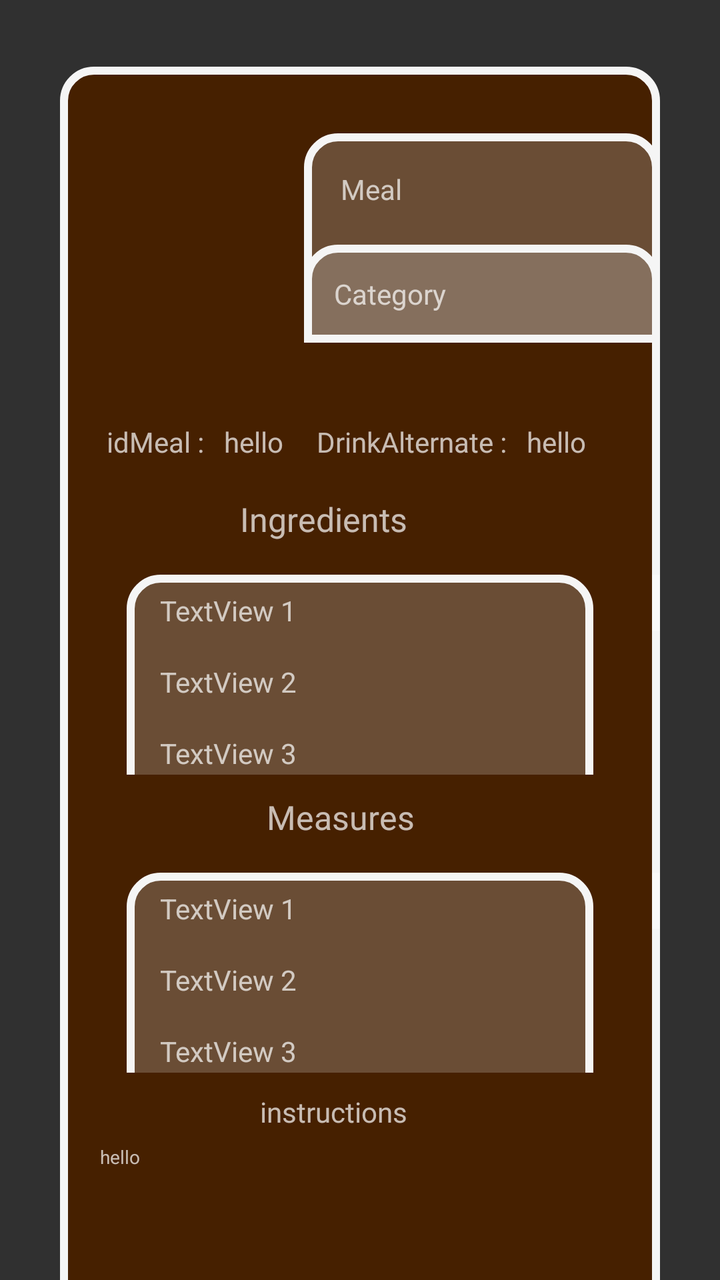
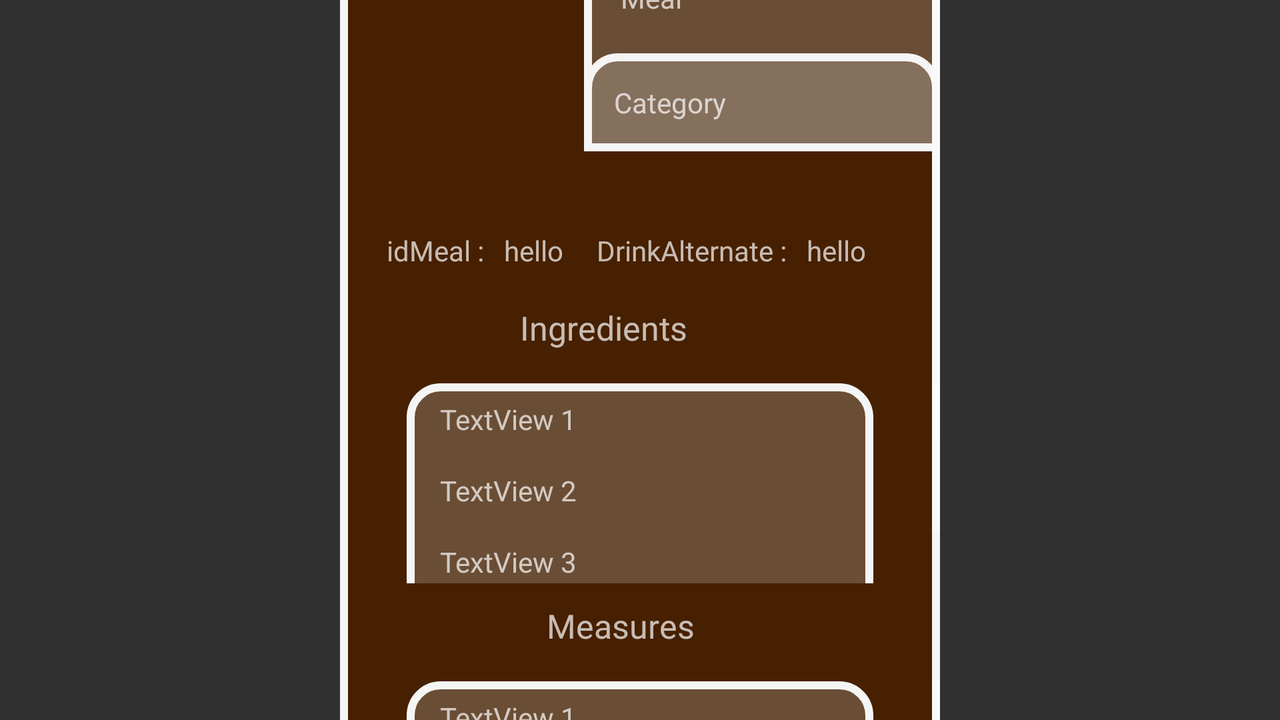

One screen, two layout resources from the same app: the default and the repository's alternative for another configuration. Each is rendered where Android would select it; the XML of both is given below.
<!-- AndroidManifest.xml: application theme Theme.AppCompat.NoActionBar -->
<!-- res/layout/mealfullviewitem.xml -->
<?xml version="1.0" encoding="utf-8"?>
<LinearLayout xmlns:android="http://schemas.android.com/apk/res/android"
    xmlns:tools="http://schemas.android.com/tools"
    android:layout_width="match_parent"
    android:layout_height="match_parent"

    android:orientation="vertical">

    <LinearLayout
        android:layout_width="900px"
        android:layout_marginTop="100px"
        android:layout_height="632dp"
        android:layout_gravity="center"
        android:background="@drawable/buttonbackground"
        android:orientation="vertical"
        tools:ignore="UselessParent">


        <ImageView
            android:id="@+id/closeBtn"
            android:clickable="true"
            android:layout_width="100px"
            android:layout_height="100px"
            android:layout_gravity="end"
            android:src="@drawable/closebtn"></ImageView>

        <LinearLayout
            android:layout_width="900px"
            android:layout_height="wrap_content"
            android:orientation="horizontal">

            <ImageView
                android:id="@+id/idz1"
                android:layout_width="300px"
                android:layout_height="300px"
                android:layout_marginLeft="26px"
                android:layout_marginRight="40px"
                android:src="@drawable/gtrg_background"></ImageView>

            <LinearLayout
                android:layout_width="match_parent"
                android:layout_height="wrap_content"
                android:background="@drawable/lokuback"
                android:orientation="vertical">

                <TextView
                    android:id="@+id/idz2"
                    android:layout_width="match_parent"
                    android:layout_height="wrap_content"
                    android:padding="55px"
                    android:text="Meal" />

                <TextView

                    android:id="@+id/idz3"
                    android:layout_width="match_parent"
                    android:layout_height="wrap_content"
                    android:background="@drawable/lokuback"
                    android:padding="45px"
                    android:text="Category" />

            </LinearLayout>
        </LinearLayout>


        <LinearLayout
            android:layout_width="match_parent"
            android:layout_height="47dp"
            android:layout_marginLeft="10px"
            android:layout_marginTop="60px"
            android:orientation="horizontal">

            <LinearLayout
                android:layout_width="wrap_content"
                android:layout_height="20dp"
                android:layout_marginLeft="60px"
                android:layout_marginTop="60px"
                android:orientation="horizontal"

                >

                <TextView
                    android:layout_width="wrap_content"
                    android:layout_height="wrap_content"
                    android:fontFamily="@font/nf_fan"
                    android:text="idMeal :">

                </TextView>

                <TextView
                    android:id="@+id/mealid"
                    android:layout_width="wrap_content"
                    android:layout_height="wrap_content"
                    android:paddingLeft="30px"
                    android:text="hello">

                </TextView>

            </LinearLayout>

            <LinearLayout
                android:layout_width="wrap_content"
                android:layout_height="20dp"
                android:layout_marginLeft="50px"
                android:layout_marginTop="60px"
                android:orientation="horizontal"

                >

                <TextView
                    android:layout_width="wrap_content"
                    android:layout_height="wrap_content"
                    android:fontFamily="@font/nf_fan"
                    android:text="DrinkAlternate :">

                </TextView>

                <TextView
                    android:id="@+id/alternate"
                    android:layout_width="wrap_content"
                    android:layout_height="wrap_content"
                    android:paddingLeft="30px"
                    android:text="hello">

                </TextView>

            </LinearLayout>

        </LinearLayout>



        <TextView
            android:layout_width="match_parent"
            android:layout_height="wrap_content"
            android:layout_marginTop="10dp"
            android:fontFamily="@font/nf_fan"
            android:paddingLeft="270px"
            android:text="Ingredients"
            android:textSize="50px">

        </TextView>


        <ScrollView
            android:layout_width="match_parent"
            android:layout_height="100dp"

            android:layout_marginTop="50px">


            <LinearLayout
                android:layout_width="700px"
                android:layout_height="609dp"
                android:layout_gravity="center_horizontal"
                android:background="@drawable/lokuback"
                android:orientation="vertical">

                <TextView
                    android:id="@+id/I1"
                    android:layout_width="match_parent"
                    android:layout_height="wrap_content"
                    android:paddingLeft="50px"
                    android:paddingTop="25px"
                    android:paddingBottom="25px"
                    android:text="TextView 1" />

                <TextView
                    android:id="@+id/I2"
                    android:layout_width="match_parent"
                    android:layout_height="wrap_content"
                    android:paddingLeft="50px"
                    android:paddingTop="25px"
                    android:paddingBottom="25px"
                    android:text="TextView 2" />

                <TextView
                    android:id="@+id/I3"
                    android:layout_width="match_parent"
                    android:layout_height="wrap_content"
                    android:paddingLeft="50px"
                    android:paddingTop="25px"
                    android:paddingBottom="25px"
                    android:text="TextView 3" />

                <TextView
                    android:id="@+id/I4"
                    android:layout_width="match_parent"
                    android:layout_height="wrap_content"
                    android:paddingLeft="50px"
                    android:paddingTop="25px"
                    android:paddingBottom="25px"
                    android:text="TextView 4" />

                <TextView
                    android:id="@+id/I5"
                    android:layout_width="match_parent"
                    android:layout_height="wrap_content"
                    android:paddingLeft="50px"
                    android:paddingTop="25px"
                    android:paddingBottom="25px"
                    android:text="TextView 5" />

                <TextView
                    android:id="@+id/I6"
                    android:layout_width="match_parent"
                    android:layout_height="wrap_content"
                    android:paddingLeft="50px"
                    android:paddingTop="25px"
                    android:paddingBottom="25px"
                    android:text="TextView 6" />

                <TextView
                    android:id="@+id/I7"
                    android:layout_width="match_parent"
                    android:layout_height="wrap_content"
                    android:paddingLeft="50px"
                    android:paddingTop="25px"
                    android:paddingBottom="25px"
                    android:text="TextView 7" />

                <TextView
                    android:id="@+id/I8"
                    android:layout_width="match_parent"
                    android:layout_height="wrap_content"
                    android:paddingLeft="50px"
                    android:paddingTop="25px"
                    android:paddingBottom="25px"
                    android:text="TextView 8" />

                <TextView
                    android:id="@+id/I9"
                    android:layout_width="match_parent"
                    android:layout_height="wrap_content"
                    android:paddingLeft="50px"
                    android:paddingTop="25px"
                    android:paddingBottom="25px"
                    android:text="TextView 9" />

                <TextView
                    android:id="@+id/I10"
                    android:layout_width="match_parent"
                    android:layout_height="wrap_content"
                    android:paddingLeft="50px"
                    android:paddingTop="25px"
                    android:paddingBottom="25px"
                    android:text="TextView 10" />



            </LinearLayout>


        </ScrollView>

        <TextView
            android:layout_width="match_parent"
            android:layout_height="wrap_content"
            android:layout_marginTop="10dp"
            android:fontFamily="@font/nf_fan"
            android:paddingLeft="310px"
            android:text="Measures"
            android:textSize="50px">

        </TextView>


        <ScrollView
            android:layout_width="match_parent"
            android:layout_height="100dp"

            android:layout_marginTop="50px">


            <LinearLayout
                android:layout_width="700px"
                android:layout_height="609dp"
                android:layout_gravity="center_horizontal"

                android:background="@drawable/lokuback"
                android:orientation="vertical">

                <TextView
                    android:id="@+id/M1"
                    android:layout_width="match_parent"
                    android:layout_height="wrap_content"
                    android:paddingLeft="50px"
                    android:paddingTop="25px"
                    android:paddingBottom="25px"
                    android:text="TextView 1" />

                <TextView
                    android:id="@+id/M2"
                    android:layout_width="match_parent"
                    android:layout_height="wrap_content"
                    android:paddingLeft="50px"
                    android:paddingTop="25px"
                    android:paddingBottom="25px"
                    android:text="TextView 2" />

                <TextView
                    android:id="@+id/M3"
                    android:layout_width="match_parent"
                    android:layout_height="wrap_content"
                    android:paddingLeft="50px"
                    android:paddingTop="25px"
                    android:paddingBottom="25px"
                    android:text="TextView 3" />

                <TextView
                    android:id="@+id/M4"
                    android:layout_width="match_parent"
                    android:layout_height="wrap_content"
                    android:paddingLeft="50px"
                    android:paddingTop="25px"
                    android:paddingBottom="25px"
                    android:text="TextView 4" />

                <TextView
                    android:id="@+id/M5"
                    android:layout_width="match_parent"
                    android:layout_height="wrap_content"
                    android:paddingLeft="50px"
                    android:paddingTop="25px"
                    android:paddingBottom="25px"
                    android:text="TextView 5" />

                <TextView
                    android:id="@+id/M6"
                    android:layout_width="match_parent"
                    android:layout_height="wrap_content"
                    android:paddingLeft="50px"
                    android:paddingTop="25px"
                    android:paddingBottom="25px"
                    android:text="TextView 6" />

                <TextView
                    android:id="@+id/M7"
                    android:layout_width="match_parent"
                    android:layout_height="wrap_content"
                    android:paddingLeft="50px"
                    android:paddingTop="25px"
                    android:paddingBottom="25px"
                    android:text="TextView 7" />

                <TextView
                    android:id="@+id/M8"
                    android:layout_width="match_parent"
                    android:layout_height="wrap_content"
                    android:paddingLeft="50px"
                    android:paddingTop="25px"
                    android:paddingBottom="25px"
                    android:text="TextView 8" />

                <TextView
                    android:id="@+id/M9"
                    android:layout_width="match_parent"
                    android:layout_height="wrap_content"
                    android:paddingLeft="50px"
                    android:paddingTop="25px"
                    android:paddingBottom="25px"
                    android:text="TextView 9" />

                <TextView
                    android:id="@+id/M10"
                    android:layout_width="match_parent"
                    android:layout_height="wrap_content"
                    android:paddingLeft="50px"
                    android:paddingTop="25px"
                    android:paddingBottom="25px"
                    android:text="TextView 10" />


            </LinearLayout>


        </ScrollView>


        <TextView
            android:layout_marginLeft="300px"
            android:layout_marginTop="30px"
            android:layout_width="wrap_content"
            android:layout_height="wrap_content"
            android:fontFamily="@font/nf_fan"
            android:text="instructions">

        </TextView>

        <ScrollView
            android:layout_width="wrap_content"
            android:layout_height="wrap_content">

            <TextView
                android:id="@+id/instruction"
                android:layout_width="310dp"
                android:layout_height="68dp"
                android:layout_marginTop="20px"
                android:paddingLeft="60px"
                android:text="hello"
                android:textSize="28px">

            </TextView>
        </ScrollView>






    </LinearLayout>


</LinearLayout>
<!-- resources referenced by this layout -->
<resources>
  <!-- drawable buttonbackground (drawable) -->
  <?xml version="1.0" encoding="utf-8"?>
  <shape xmlns:android="http://schemas.android.com/apk/res/android">
  
      <solid android:color="#462000"/>
      <stroke android:width="4dp" android:color="#f5f5f5" />
      <corners android:radius="15dp"/>
      <padding android:left="0dp" android:top="0dp" android:right="0dp" android:bottom="0dp" />
  </shape>
  <!-- drawable lokuback (drawable) -->
  <?xml version="1.0" encoding="utf-8"?>
  <shape xmlns:android="http://schemas.android.com/apk/res/android">
  
      <solid android:color="#3EDADADA"/>
      <stroke android:width="4dp" android:color="#f5f5f5"  />
      <corners android:radius="15dp"
          android:bottomLeftRadius="0dp"
          android:bottomRightRadius="0dp"
          />
      <padding android:left="0dp" android:top="0dp" android:right="0dp" android:bottom="0dp" />
  </shape>
</resources>
<!-- res/layout-land/mealfullviewitem.xml (the repository's variant of the layout above) -->
<!-- drawn on the phone turned sideways -->
<?xml version="1.0" encoding="utf-8"?>
<LinearLayout xmlns:android="http://schemas.android.com/apk/res/android"
    xmlns:tools="http://schemas.android.com/tools"
    android:layout_width="match_parent"
    android:layout_height="match_parent"
    android:orientation="vertical">

    <ScrollView
        android:layout_width="900px"
        android:layout_height="match_parent"
        android:layout_gravity="center">
        <LinearLayout
            android:layout_width="900px"
            android:layout_marginTop="100px"
            android:layout_height="632dp"
            android:layout_gravity="center"
            android:background="@drawable/buttonbackground"
            android:orientation="vertical"
            tools:ignore="UselessParent">


            <ImageView
                android:id="@+id/closeBtn"
                android:clickable="true"
                android:layout_width="100px"
                android:layout_height="100px"
                android:layout_gravity="end"
                android:src="@drawable/closebtn"></ImageView>

            <LinearLayout
                android:layout_width="900px"
                android:layout_height="wrap_content"
                android:orientation="horizontal">

                <ImageView
                    android:id="@+id/idz1"
                    android:layout_width="300px"
                    android:layout_height="300px"
                    android:layout_marginLeft="26px"
                    android:layout_marginRight="40px"
                    android:src="@drawable/gtrg_background"></ImageView>

                <LinearLayout
                    android:layout_width="match_parent"
                    android:layout_height="wrap_content"
                    android:background="@drawable/lokuback"
                    android:orientation="vertical">

                    <TextView
                        android:id="@+id/idz2"
                        android:layout_width="match_parent"
                        android:layout_height="wrap_content"
                        android:padding="55px"
                        android:text="Meal" />

                    <TextView

                        android:id="@+id/idz3"
                        android:layout_width="match_parent"
                        android:layout_height="wrap_content"
                        android:background="@drawable/lokuback"
                        android:padding="45px"
                        android:text="Category" />

                </LinearLayout>
            </LinearLayout>


            <LinearLayout
                android:layout_width="match_parent"
                android:layout_height="47dp"
                android:layout_marginLeft="10px"
                android:layout_marginTop="60px"
                android:orientation="horizontal">

                <LinearLayout
                    android:layout_width="wrap_content"
                    android:layout_height="20dp"
                    android:layout_marginLeft="60px"
                    android:layout_marginTop="60px"
                    android:orientation="horizontal"

                    >

                    <TextView
                        android:layout_width="wrap_content"
                        android:layout_height="wrap_content"
                        android:fontFamily="@font/nf_fan"
                        android:text="idMeal :">

                    </TextView>

                    <TextView
                        android:id="@+id/mealid"
                        android:layout_width="wrap_content"
                        android:layout_height="wrap_content"
                        android:paddingLeft="30px"
                        android:text="hello">

                    </TextView>

                </LinearLayout>

                <LinearLayout
                    android:layout_width="wrap_content"
                    android:layout_height="20dp"
                    android:layout_marginLeft="50px"
                    android:layout_marginTop="60px"
                    android:orientation="horizontal"

                    >

                    <TextView
                        android:layout_width="wrap_content"
                        android:layout_height="wrap_content"
                        android:fontFamily="@font/nf_fan"
                        android:text="DrinkAlternate :">

                    </TextView>

                    <TextView
                        android:id="@+id/alternate"
                        android:layout_width="wrap_content"
                        android:layout_height="wrap_content"
                        android:paddingLeft="30px"
                        android:text="hello">

                    </TextView>

                </LinearLayout>

            </LinearLayout>



            <TextView
                android:layout_width="match_parent"
                android:layout_height="wrap_content"
                android:layout_marginTop="10dp"
                android:fontFamily="@font/nf_fan"
                android:paddingLeft="270px"
                android:text="Ingredients"
                android:textSize="50px">

            </TextView>


            <ScrollView
                android:layout_width="match_parent"
                android:layout_height="100dp"

                android:layout_marginTop="50px">


                <LinearLayout
                    android:layout_width="700px"
                    android:layout_height="609dp"
                    android:layout_gravity="center_horizontal"
                    android:background="@drawable/lokuback"
                    android:orientation="vertical">

                    <TextView
                        android:id="@+id/I1"
                        android:layout_width="match_parent"
                        android:layout_height="wrap_content"
                        android:paddingLeft="50px"
                        android:paddingTop="25px"
                        android:paddingBottom="25px"
                        android:text="TextView 1" />

                    <TextView
                        android:id="@+id/I2"
                        android:layout_width="match_parent"
                        android:layout_height="wrap_content"
                        android:paddingLeft="50px"
                        android:paddingTop="25px"
                        android:paddingBottom="25px"
                        android:text="TextView 2" />

                    <TextView
                        android:id="@+id/I3"
                        android:layout_width="match_parent"
                        android:layout_height="wrap_content"
                        android:paddingLeft="50px"
                        android:paddingTop="25px"
                        android:paddingBottom="25px"
                        android:text="TextView 3" />

                    <TextView
                        android:id="@+id/I4"
                        android:layout_width="match_parent"
                        android:layout_height="wrap_content"
                        android:paddingLeft="50px"
                        android:paddingTop="25px"
                        android:paddingBottom="25px"
                        android:text="TextView 4" />

                    <TextView
                        android:id="@+id/I5"
                        android:layout_width="match_parent"
                        android:layout_height="wrap_content"
                        android:paddingLeft="50px"
                        android:paddingTop="25px"
                        android:paddingBottom="25px"
                        android:text="TextView 5" />

                    <TextView
                        android:id="@+id/I6"
                        android:layout_width="match_parent"
                        android:layout_height="wrap_content"
                        android:paddingLeft="50px"
                        android:paddingTop="25px"
                        android:paddingBottom="25px"
                        android:text="TextView 6" />

                    <TextView
                        android:id="@+id/I7"
                        android:layout_width="match_parent"
                        android:layout_height="wrap_content"
                        android:paddingLeft="50px"
                        android:paddingTop="25px"
                        android:paddingBottom="25px"
                        android:text="TextView 7" />

                    <TextView
                        android:id="@+id/I8"
                        android:layout_width="match_parent"
                        android:layout_height="wrap_content"
                        android:paddingLeft="50px"
                        android:paddingTop="25px"
                        android:paddingBottom="25px"
                        android:text="TextView 8" />

                    <TextView
                        android:id="@+id/I9"
                        android:layout_width="match_parent"
                        android:layout_height="wrap_content"
                        android:paddingLeft="50px"
                        android:paddingTop="25px"
                        android:paddingBottom="25px"
                        android:text="TextView 9" />

                    <TextView
                        android:id="@+id/I10"
                        android:layout_width="match_parent"
                        android:layout_height="wrap_content"
                        android:paddingLeft="50px"
                        android:paddingTop="25px"
                        android:paddingBottom="25px"
                        android:text="TextView 10" />



                </LinearLayout>


            </ScrollView>

            <TextView
                android:layout_width="match_parent"
                android:layout_height="wrap_content"
                android:layout_marginTop="10dp"
                android:fontFamily="@font/nf_fan"
                android:paddingLeft="310px"
                android:text="Measures"
                android:textSize="50px">

            </TextView>


            <ScrollView
                android:layout_width="match_parent"
                android:layout_height="100dp"

                android:layout_marginTop="50px">


                <LinearLayout
                    android:layout_width="700px"
                    android:layout_height="609dp"
                    android:layout_gravity="center_horizontal"

                    android:background="@drawable/lokuback"
                    android:orientation="vertical">

                    <TextView
                        android:id="@+id/M1"
                        android:layout_width="match_parent"
                        android:layout_height="wrap_content"
                        android:paddingLeft="50px"
                        android:paddingTop="25px"
                        android:paddingBottom="25px"
                        android:text="TextView 1" />

                    <TextView
                        android:id="@+id/M2"
                        android:layout_width="match_parent"
                        android:layout_height="wrap_content"
                        android:paddingLeft="50px"
                        android:paddingTop="25px"
                        android:paddingBottom="25px"
                        android:text="TextView 2" />

                    <TextView
                        android:id="@+id/M3"
                        android:layout_width="match_parent"
                        android:layout_height="wrap_content"
                        android:paddingLeft="50px"
                        android:paddingTop="25px"
                        android:paddingBottom="25px"
                        android:text="TextView 3" />

                    <TextView
                        android:id="@+id/M4"
                        android:layout_width="match_parent"
                        android:layout_height="wrap_content"
                        android:paddingLeft="50px"
                        android:paddingTop="25px"
                        android:paddingBottom="25px"
                        android:text="TextView 4" />

                    <TextView
                        android:id="@+id/M5"
                        android:layout_width="match_parent"
                        android:layout_height="wrap_content"
                        android:paddingLeft="50px"
                        android:paddingTop="25px"
                        android:paddingBottom="25px"
                        android:text="TextView 5" />

                    <TextView
                        android:id="@+id/M6"
                        android:layout_width="match_parent"
                        android:layout_height="wrap_content"
                        android:paddingLeft="50px"
                        android:paddingTop="25px"
                        android:paddingBottom="25px"
                        android:text="TextView 6" />

                    <TextView
                        android:id="@+id/M7"
                        android:layout_width="match_parent"
                        android:layout_height="wrap_content"
                        android:paddingLeft="50px"
                        android:paddingTop="25px"
                        android:paddingBottom="25px"
                        android:text="TextView 7" />

                    <TextView
                        android:id="@+id/M8"
                        android:layout_width="match_parent"
                        android:layout_height="wrap_content"
                        android:paddingLeft="50px"
                        android:paddingTop="25px"
                        android:paddingBottom="25px"
                        android:text="TextView 8" />

                    <TextView
                        android:id="@+id/M9"
                        android:layout_width="match_parent"
                        android:layout_height="wrap_content"
                        android:paddingLeft="50px"
                        android:paddingTop="25px"
                        android:paddingBottom="25px"
                        android:text="TextView 9" />

                    <TextView
                        android:id="@+id/M10"
                        android:layout_width="match_parent"
                        android:layout_height="wrap_content"
                        android:paddingLeft="50px"
                        android:paddingTop="25px"
                        android:paddingBottom="25px"
                        android:text="TextView 10" />


                </LinearLayout>


            </ScrollView>


            <TextView
                android:layout_marginLeft="300px"
                android:layout_marginTop="30px"
                android:layout_width="wrap_content"
                android:layout_height="wrap_content"
                android:fontFamily="@font/nf_fan"
                android:text="instructions">

            </TextView>

            <ScrollView
                android:layout_width="wrap_content"
                android:layout_height="wrap_content">

                <TextView
                    android:id="@+id/instruction"
                    android:layout_width="310dp"
                    android:layout_height="68dp"
                    android:layout_marginTop="20px"
                    android:paddingLeft="60px"
                    android:text="hello"
                    android:textSize="28px">

                </TextView>
            </ScrollView>






        </LinearLayout>

    </ScrollView>




</LinearLayout>
